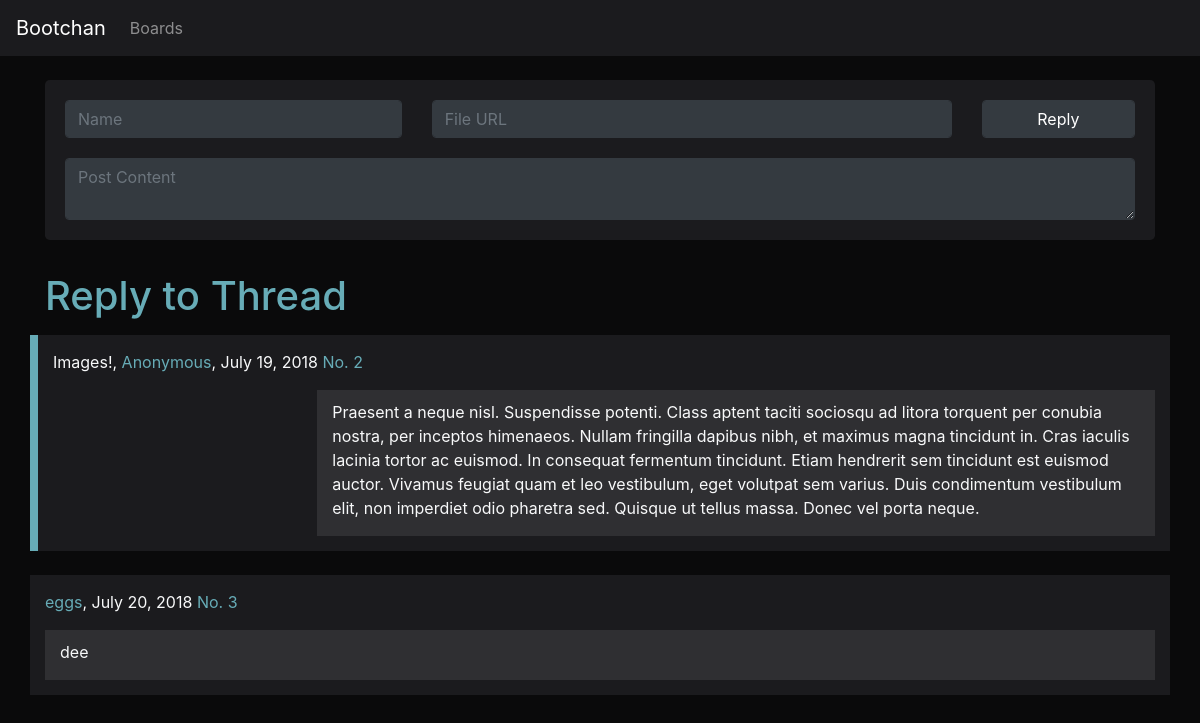
Page /boards/r/reply/2/ on the committed database.
### main/models.py (models this page shows)
class Post(models.Model):
    postid = models.PositiveIntegerField()
    postcontent = models.CharField(max_length=1024)
    postimg = models.URLField(blank=True)
    postauthor = models.CharField(max_length=16, default="Anonymous")
    posttitle = models.CharField(max_length=32, blank=True)
    posttime = models.DateField(default=datetime.date.today, blank=True)
    postboard = models.CharField(default="r", max_length=32)
    postparent = models.PositiveIntegerField(default=0)

### main/views.py (the view, shortened to what this page needs)
# urls.py: path('boards/<str:board>/reply/<int:postid>/', views.reply)
def reply(request, board="r", postid="0"):
    parent = models.Post.objects.get(postid=postid)
    replies = models.Post.objects.filter(postparent=postid)
    replycontext = {"parent":parent, "replies":replies}
    return render(request, "reply.html", replycontext)

### main/templates/reply.html (shortened to what this page needs)
<!DOCTYPE html>
<html lang="en" dir="ltr">
<head>
  <link rel="stylesheet" href="https://stackpath.bootstrapcdn.com/bootstrap/4.1.1/css/bootstrap.min.css">
</head>
<body style="background-color: #0a0a0b;">
  <nav class="navbar navbar-expand-md navbar-dark" style="background-color:#1b1b1e">
    <a href="/boards/r" class="navbar-brand">Bootchan</a>
    <ul class="navbar-nav">
      <li class="nav-item"><a href="#" class="nav-link">Boards</a></li>
    </ul>
  </nav>
  <br>
  <div class="container">
    <div class="jumbotron text-light" style="padding:20px; background-color:#1b1b1e">
      <form class="" action="" method="post">{% csrf_token %}
        <div class="row" style="">
          <div class="col-lg-4">
            <input type="text" name="username" value="" class="form-control bg-dark text-light btn-outline-dark" placeholder="Name">
          </div>
          <div class="col-lg-6">
            <input type="text" name="userimage" value="" class="form-control bg-dark text-light btn-outline-dark" placeholder="File URL">
          </div>
          <div class="col-lg-2">
            <input type="submit" name="submit-post" class="form-control btn-dark" value="Reply">
          </div>
        </div>
        <div class="row" style="margin-top:1.25rem">
          <div class="col-lg-12">
            <textarea name="usertext" value="" class="form-control bg-dark text-light btn-outline-dark" placeholder="Post Content"></textarea>
          </div>
        </div>
      </form>
    </div>
<h1 style="color:#67acb7">Reply to Thread</h1>
</div>
      {% if parent.postimg %}
    <div class="container" style="background-color:#1b1b1e; border-left: 0.5rem solid #67acb7; margin-top: 15px">
      <div class="metatext text-light">
      <p style="padding-top: 15px;">{% if parent.posttitle %}{{ parent.posttitle }}, {% endif %}{% if parent.postauthor %}
        <span style="color: #67acb7">{{parent.postauthor}}</span>, {% endif %}{{parent.posttime}} <a style="color:#67acb7" title="Reply" href="">No. {{ parent.postid }}</p></a>
      </div>
      <div class="row text-light" style="padding-bottom: 15px; padding-right: 15px;">
        <div class="col-sm-3">
        </div>
        <div class="col-sm-9 flex-container" style="display: flex; align-items: top; background-color: #2f2f32">
          <p style="margin-top: 10px"> {{ parent.postcontent }} </p>
        </div>
      </div>
    </div>
    <br>
    {% endif %}
  {% for reply in replies %}
    {% if reply.postimg %}
    <div class="container" style="background-color:#1b1b1e;  margin-top: 15px">
    <div class="metatext text-light">
    <p style="padding-top: 15px;">{% if reply.posttitle %}{{ reply.posttitle }}, {% endif %}{% if reply.postauthor %}
      <span style="color: #67acb7">{% if reply.postauthor != "" %}{{reply.postauthor}}{%else%}Anonymous{%endif%}</span>, {% endif %}{{reply.posttime}} <a style="color:#67acb7" title="Reply" href="">No. {{ reply.postid }}</p></a>
    </div>
    <div class="row text-light" style="padding-bottom: 15px; padding-right: 15px;">
      <div class="col-sm-3">
        <img class="img-fluid" src="{{ reply.postimg }}" alt="">
      </div>
      <div class="col-sm-9 flex-container" style="display: flex; align-items: top; background-color: #2f2f32">
        <p style="margin-top: 10px"> {{ reply.postcontent }} </p>
      </div>
    </div>
    </div>
    <br>
    {% else %}
    <div class="container" style="background-color:#1b1b1e; ">
    <div class="metatext text-light">
    <p style="padding-top: 15px;">{% if reply.posttitle %}{{ reply.posttitle }}, {% endif %}
      <span style="color: #67acb7">{% if reply.postauthor != "" %}{{reply.postauthor}}{%else%}Anonymous{%endif%}</span>, {{reply.posttime}} <a style="color:#67acb7" title="Reply" href="">No. {{ reply.postid }}</p></a>
    </div>
    <div class="row text-light" style="padding-left: 15px; padding-bottom: 15px; padding-right: 15px;">
      <div class="col-sm-12 flex-container" style="display: flex; align-items: top; background-color: #2f2f32">
        <p style="margin-top: 10px"> {{ reply.postcontent }} </p>
      </div>
    </div>
    </div>
    <br>
    {% endif %}
  {% endfor %}
</body>
</html>

### rows in the picture
Post: posttitle "Images!", postauthor "Anonymous", posttime "July 19, 2018", postid "2", postcontent "Praesent a neque nisl. Suspendisse potenti. Class aptent taciti sociosqu ad litora torquent per conubia nostra, per inceptos himenaeos. Nullam fringilla dapibus nibh, et maximus magna tincidunt in. Cras iaculis lacinia tortor ac euismod. In consequat fermentum tincidunt. Etiam hendrerit sem tincidunt est euismod auctor. Vivamus feugiat quam et leo vestibulum, eget volutpat sem varius. Duis condimentum vestibulum elit, non imperdiet odio pharetra sed. Quisque ut tellus massa. Donec vel porta neque."
Post: postauthor "eggs", posttime "July 20, 2018", postid "3", postcontent "dee"
